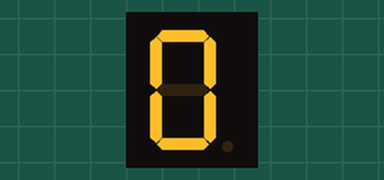
Simulated run of this sketch. Board: Arduino Uno, built with avr-gcc and run on an emulated ATmega328P. On the bench: 1-digit seven-segment display. Wiring (inferred from the names in the program): 1-digit 7-segment display, segments lit when HIGH: segments pin 3, pin 8, pin 2, pin 7, pin 4, pin 6, pin 5. The segment pins are drawn as the display they are named for.

Above: at 0.1 s.
At 1.1 s:
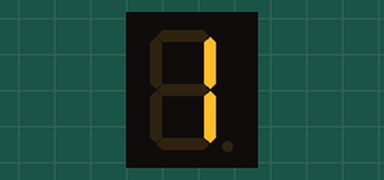
At 2.1 s:
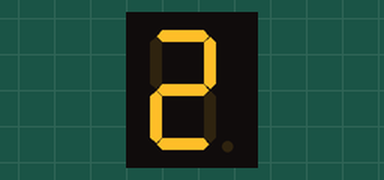
At 3.1 s:
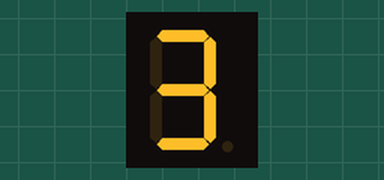
At 5.1 s:
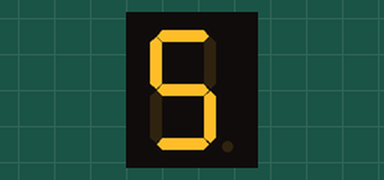
At 7.1 s:
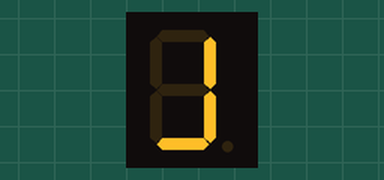

The sketch:

Lab_1_3.ino
```cpp
/*
This program has the goal of counting
from 0 to 9 on 7-segment using array
*/
int pins[7] = {2,3,4,5,6,7,8};//creating a array for all pins used
const int timer=1000; //Sets the delay time
int LED0[7]= {8,7,6,4,3,2};//creating a array for all pins used in making 0
int LED1[2]= {2,8};//creating a array for all pins used in making 1
int LED2[5]= {8,7,5,4,3};//creating a array for all pins used in making 2
int LED3[5]= {7,8,5,2,3};//creating a array for all pins used in making 3
int LED4[4]= {8,6,2,5};//creating a array for all pins used in making 4
int LED5[5]= {7,6,5,2,3}; //creating a array for all pins used in making 5
int LED6[6]= {2,7,6,5,4,3};  //creating a array for all pins used in making 6
int LED7[3]= {2,7,8};   //creating a array for all pins used in making 7
int LED8[7]= {8,7,6,5,4,3,2};//creating a array for all pins used in making 8
int LED9[7]= {8,7,6,5,3,2};//creating a array for all pins used in making 9

void setup(){
  for(int Pin=2;Pin<=8;Pin++){//repeats loop 7 times to setup pinmodes from 2-8
  pinMode(Pin,OUTPUT);//set's pinmode of current value of loop
}
}

void loop(){
    for(int i=0; i< 8;i++){//for loop that loops for every pin of 0
    digitalWrite(LED0[i],HIGH);//turns on a pin for every loop that continues to increase(according to the array)
    }
  	delay(timer);//delay for 500 millis
  	for(int i=0; i< 8;i++){//for loop that loops 8 times
  digitalWrite(pins[i],LOW);//Turns off all pins(or a pin for every loop that continues to increase)
  }
    for(int i=0; i< 2;i++){//for loop that loops for every pin of 1
    digitalWrite(LED1[i],HIGH);//turns on a pin for every loop that continues to increase(according to the array)
    }
  	delay(timer);//delay for 500 millis
  	for(int i=0; i< 8;i++){//for loop that loops 8 times
  digitalWrite(pins[i],LOW);//Turns off all pins(or a pin for every loop that continues to increase)
  }
    for(int i=0; i< 5;i++){//for loop that loops for every pin of 2
    digitalWrite(LED2[i],HIGH);//turns on a pin for every loop that continues to increase(according to the array)
    }
  	delay(timer);//delay for 500 millis
  	for(int i=0; i< 8;i++){//for loop that loops 8 times
  digitalWrite(pins[i],LOW);//Turns off all pins(or a pin for every loop that continues to increase)
  }
    for(int i=0; i< 5;i++){//for loop that loops for every pin of 3
    digitalWrite(LED3[i],HIGH);//turns on a pin for every loop that continues to increase(according to the array)
    }
  	delay(timer);//delay for 500 millis
  	for(int i=0; i< 8;i++){//for loop that loops 8 times
  digitalWrite(pins[i],LOW);//Turns off all pins(or a pin for every loop that continues to increase)
  }
    for(int i=0; i< 4;i++){//for loop that loops for every pin of 4
    digitalWrite(LED4[i],HIGH);//turns on a pin for every loop that continues to increase(according to the array)
    }
  	delay(timer);//delay for 500 millis
  	for(int i=0; i< 8;i++){//for loop that loops 8 times
  digitalWrite(pins[i],LOW);//Turns off all pins(or a pin for every loop that continues to increase)
  }
    for(int i=0; i< 5;i++){//for loop that loops for every pin of 5
    digitalWrite(LED5[i],HIGH);//turns on a pin for every loop that continues to increase(according to the array)
    }
  	delay(timer);//delay for 500 millis
  	for(int i=0; i< 8;i++){//for loop that loops 8 times
  digitalWrite(pins[i],LOW);//Turns off all pins(or a pin for every loop that continues to increase)
  }
    for(int i=0; i< 6;i++){//for loop that loops for every pin of 6
    digitalWrite(LED6[i],HIGH);//turns on a pin for every loop that continues to increase(according to the array)
    }
  	delay(timer);//delay for 500 millis
  	for(int i=0; i< 8;i++){//for loop that loops 8 times
  digitalWrite(pins[i],LOW);//Turns off all pins(or a pin for every loop that continues to increase)
  }
    for(int i=0; i< 3;i++){//for loop that loops for every pin of 7
    digitalWrite(LED7[i],HIGH);//turns on a pin for every loop that continues to increase(according to the array)
    }
  	delay(timer);//delay for 500 millis
  	for(int i=0; i< 8;i++){//for loop that loops 8 times
  digitalWrite(pins[i],LOW);//Turns off all pins(or a pin for every loop that continues to increase)
  }
    for(int i=0; i< 8;i++){//for loop that loops for every pin of 8
    digitalWrite(LED8[i],HIGH);//turns on a pin for every loop that continues to increase(according to the array)
  }
  	delay(timer);//delay for 500 millis
  	for(int i=0; i< 8;i++){//for loop that loops 8 times
  digitalWrite(pins[i],LOW);//Turns off all pins(or a pin for every loop that continues to increase)
  }
    for(int i=0; i< 8;i++){//for loop that loops for every pin of 9
    digitalWrite(LED9[i],HIGH);//turns on a pin for every loop that continues to increase(according to the array)
  }
  	delay(timer);//delay for 500 millis
  	for(int i=0; i< 8;i++){//for loop that loops 8 times
  digitalWrite(pins[i],LOW);//Turns off all pins(or a pin for every loop that continues to increase)
  }

}
```

Measured:
- by itself, everything shown: repeats every 10.0 s, in 11 steps
- what the display in image 1 shows lasts 1.0 s, from 1.0 s to 2.0 s
